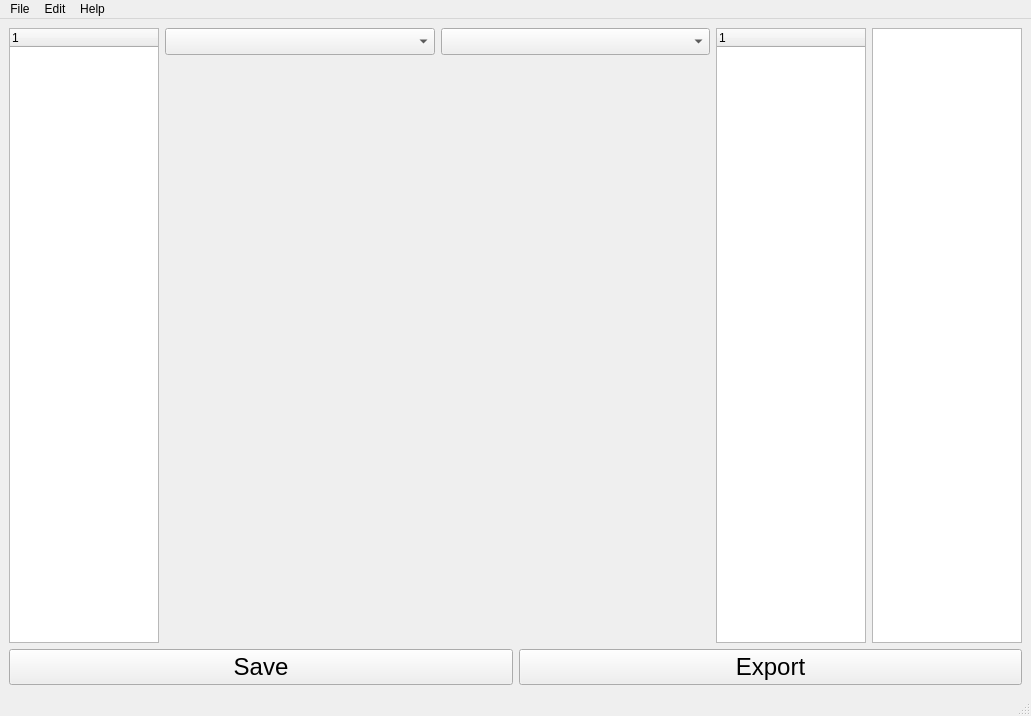
<?xml version="1.0" encoding="UTF-8"?>
<ui version="4.0">
 <class>creator</class>
 <widget class="QMainWindow" name="creator">
  <property name="geometry">
   <rect>
    <x>0</x>
    <y>0</y>
    <width>1031</width>
    <height>716</height>
   </rect>
  </property>
  <property name="windowTitle">
   <string>QCP Creator</string>
  </property>
  <widget class="QWidget" name="centralWidget">
   <layout class="QGridLayout" name="gridLayout">
    <item row="0" column="2">
     <widget class="QComboBox" name="cmbGroup">
      <property name="minimumSize">
       <size>
        <width>200</width>
        <height>0</height>
       </size>
      </property>
      <property name="font">
       <font>
        <pointsize>12</pointsize>
       </font>
      </property>
     </widget>
    </item>
    <item row="0" column="1">
     <widget class="QComboBox" name="cmbFile">
      <property name="minimumSize">
       <size>
        <width>200</width>
        <height>0</height>
       </size>
      </property>
      <property name="font">
       <font>
        <pointsize>12</pointsize>
       </font>
      </property>
     </widget>
    </item>
    <item row="0" column="4" rowspan="3">
     <widget class="QListWidget" name="lstConstants">
      <property name="sizePolicy">
       <sizepolicy hsizetype="Fixed" vsizetype="Expanding">
        <horstretch>0</horstretch>
        <verstretch>0</verstretch>
       </sizepolicy>
      </property>
      <property name="maximumSize">
       <size>
        <width>150</width>
        <height>16777215</height>
       </size>
      </property>
     </widget>
    </item>
    <item row="0" column="0" rowspan="3">
     <widget class="QTreeWidget" name="treProjExplorer">
      <property name="sizePolicy">
       <sizepolicy hsizetype="Fixed" vsizetype="Expanding">
        <horstretch>0</horstretch>
        <verstretch>0</verstretch>
       </sizepolicy>
      </property>
      <property name="maximumSize">
       <size>
        <width>150</width>
        <height>16777215</height>
       </size>
      </property>
      <column>
       <property name="text">
        <string notr="true">1</string>
       </property>
      </column>
     </widget>
    </item>
    <item row="0" column="3" rowspan="3">
     <widget class="QTreeWidget" name="treVarExplorer">
      <property name="sizePolicy">
       <sizepolicy hsizetype="Fixed" vsizetype="Expanding">
        <horstretch>0</horstretch>
        <verstretch>0</verstretch>
       </sizepolicy>
      </property>
      <property name="maximumSize">
       <size>
        <width>150</width>
        <height>16777215</height>
       </size>
      </property>
      <column>
       <property name="text">
        <string notr="true">1</string>
       </property>
      </column>
     </widget>
    </item>
    <item row="1" column="1" rowspan="2" colspan="2">
     <widget class="VarCreator" name="wgtEditor" native="true">
      <property name="sizePolicy">
       <sizepolicy hsizetype="Expanding" vsizetype="Expanding">
        <horstretch>0</horstretch>
        <verstretch>0</verstretch>
       </sizepolicy>
      </property>
     </widget>
    </item>
    <item row="3" column="0" colspan="5">
     <layout class="QHBoxLayout" name="buttonLayout">
      <item>
       <widget class="QPushButton" name="btnUtil">
        <property name="font">
         <font>
          <pointsize>18</pointsize>
         </font>
        </property>
        <property name="text">
         <string>Save</string>
        </property>
       </widget>
      </item>
      <item>
       <widget class="QPushButton" name="btnExport">
        <property name="font">
         <font>
          <pointsize>18</pointsize>
         </font>
        </property>
        <property name="text">
         <string>Export</string>
        </property>
       </widget>
      </item>
     </layout>
    </item>
   </layout>
  </widget>
  <widget class="QMenuBar" name="menubar">
   <property name="geometry">
    <rect>
     <x>0</x>
     <y>0</y>
     <width>1031</width>
     <height>21</height>
    </rect>
   </property>
   <widget class="QMenu" name="menuFile">
    <property name="title">
     <string>File</string>
    </property>
   </widget>
   <widget class="QMenu" name="menuEdit">
    <property name="title">
     <string>Edit</string>
    </property>
   </widget>
   <widget class="QMenu" name="menuHelp">
    <property name="title">
     <string>Help</string>
    </property>
   </widget>
   <addaction name="menuFile"/>
   <addaction name="menuEdit"/>
   <addaction name="menuHelp"/>
  </widget>
  <widget class="QStatusBar" name="statusbar"/>
 </widget>
 <customwidgets>
  <customwidget>
   <class>VarCreator</class>
   <extends>QWidget</extends>
   <header>VarCreator.h</header>
   <container>1</container>
  </customwidget>
 </customwidgets>
 <resources/>
 <connections/>
</ui>
